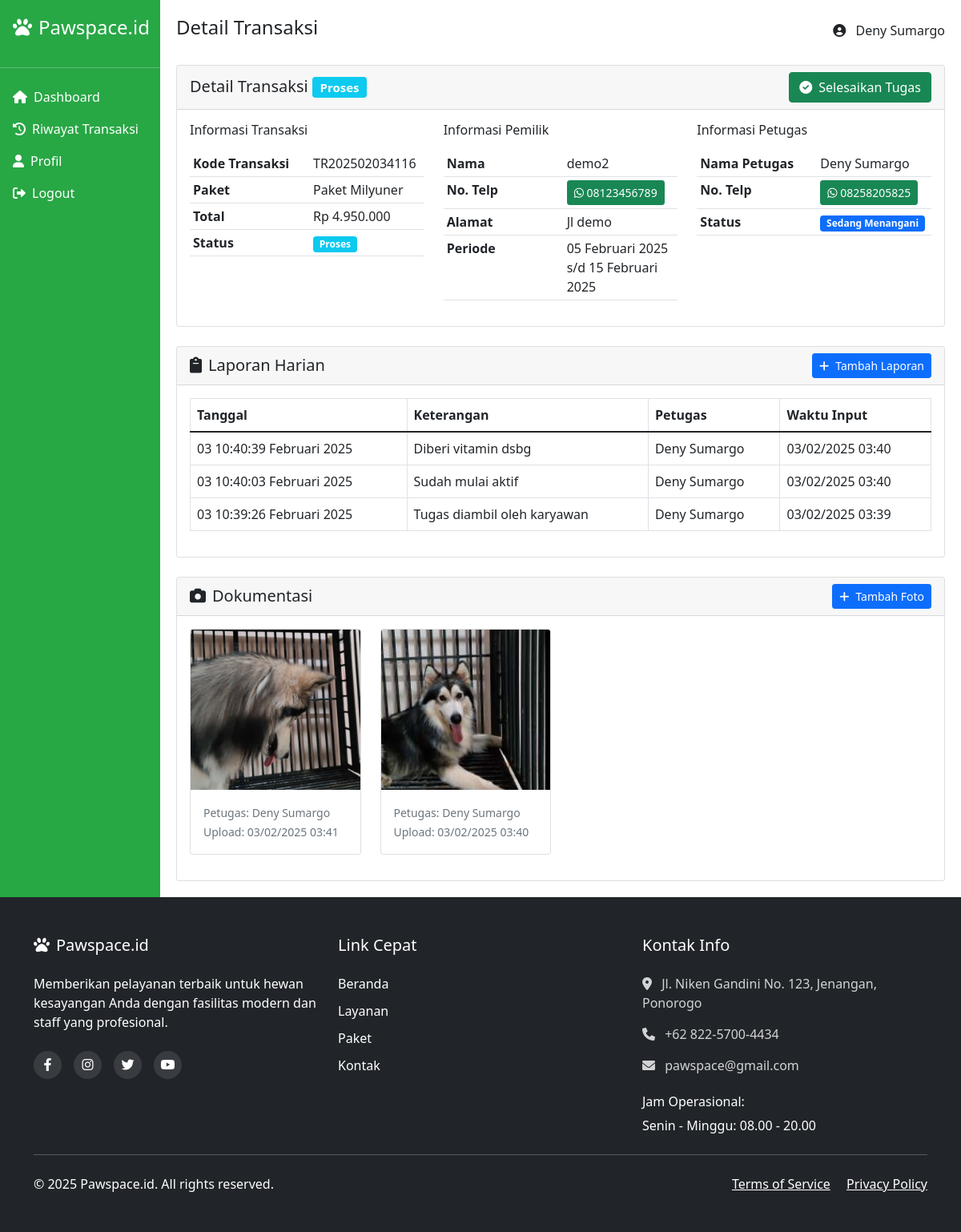
The page /karyawan/detail_transaksi.php?kd=TR202502034116 (signed in) on the database its author committed.
### tables this page shows
CREATE TABLE `transaksi` (
  `kd_tr` varchar(20) NOT NULL,
  `id_admin` int DEFAULT NULL,
  `id_paket` varchar(10) DEFAULT NULL,
  `id_kategori` int DEFAULT NULL,
  `tgl_transaksi` date NOT NULL,
  `tgl_awal` date NOT NULL,
  `tgl_akhir` date NOT NULL,
  `total_harga` decimal(10,2) NOT NULL,
  `status` enum('pending','proses','selesai','diambil') DEFAULT 'pending',
  `created_at` timestamp NOT NULL DEFAULT CURRENT_TIMESTAMP,
  `id_user` int DEFAULT NULL,
  `id_karyawan` int DEFAULT NULL
);

CREATE TABLE `paket` (
  `id_paket` varchar(10) NOT NULL,
  `nama_paket` varchar(100) NOT NULL,
  `harga` decimal(10,2) NOT NULL,
  `deskripsi` text,
  `created_at` timestamp NOT NULL DEFAULT CURRENT_TIMESTAMP
);

CREATE TABLE `users` (
  `id_user` int NOT NULL,
  `username` varchar(50) NOT NULL,
  `password` varchar(255) NOT NULL,
  `nama_lengkap` varchar(100) NOT NULL,
  `email` varchar(100) NOT NULL,
  `no_telp` varchar(15) DEFAULT NULL,
  `alamat` text,
  `status` enum('aktif','nonaktif') DEFAULT 'aktif',
  `created_at` timestamp NOT NULL DEFAULT CURRENT_TIMESTAMP
);

CREATE TABLE `karyawan` (
  `id_karyawan` int NOT NULL,
  `username` varchar(50) NOT NULL,
  `password` varchar(255) NOT NULL,
  `nama_lengkap` varchar(100) NOT NULL,
  `email` varchar(100) NOT NULL,
  `no_telp` varchar(15) DEFAULT NULL,
  `alamat` text,
  `status` enum('aktif','nonaktif') DEFAULT 'aktif',
  `created_at` timestamp NOT NULL DEFAULT CURRENT_TIMESTAMP
);

CREATE TABLE `detail_laporan` (
  `id_detail` int NOT NULL,
  `kd_tr` varchar(20) DEFAULT NULL,
  `tanggal` datetime NOT NULL,
  `keterangan` text,
  `created_at` timestamp NOT NULL DEFAULT CURRENT_TIMESTAMP,
  `id_karyawan` int DEFAULT NULL
);

CREATE TABLE `dokumentasi` (
  `id_dokumentasi` int NOT NULL,
  `kd_tr` varchar(20) DEFAULT NULL,
  `nama_file` varchar(255) NOT NULL,
  `jenis_file` varchar(50) DEFAULT NULL,
  `url_file` text NOT NULL,
  `created_at` timestamp NOT NULL DEFAULT CURRENT_TIMESTAMP,
  `id_karyawan` int DEFAULT NULL
);

### includes/config.php (called while the page is built, shortened)
<?php
$conn = mysqli_connect(DB_SERVER, DB_USERNAME, DB_PASSWORD, DB_NAME);
function clean($string) {
    global $conn;
    return mysqli_real_escape_string($conn, $string);
}
function formatTanggal($date) {
    $bulan = array (
        1 => 'Januari', 'Februari', 'Maret', 'April', 'Mei', 'Juni',
        'Juli', 'Agustus', 'September', 'Oktober', 'November', 'Desember'
    );
    $split = explode('-', $date);
    return $split[2] . ' ' . $bulan[(int)$split[1]] . ' ' . $split[0];
}
?>

### karyawan/detail_transaksi.php (the view, shortened to what this page needs)
<?php
include 'header.php';
$kd_tr = clean($_GET['kd']);
$query = "SELECT t.*, p.nama_paket, u.nama_lengkap as nama_user, u.no_telp, u.alamat,
         k.nama_lengkap as nama_karyawan, k.no_telp as telp_karyawan
         FROM transaksi t
         LEFT JOIN paket p ON t.id_paket = p.id_paket
         LEFT JOIN users u ON t.id_user = u.id_user
         LEFT JOIN karyawan k ON t.id_karyawan = k.id_karyawan
         WHERE t.kd_tr = ?";
$stmt = mysqli_prepare($conn, $query);
mysqli_stmt_bind_param($stmt, "s", $kd_tr);
mysqli_stmt_execute($stmt);
$result = mysqli_stmt_get_result($stmt);
$transaksi = mysqli_fetch_assoc($result);
$query_laporan = "SELECT dl.*, k.nama_lengkap as nama_karyawan
                FROM detail_laporan dl
                LEFT JOIN karyawan k ON dl.id_karyawan = k.id_karyawan
                WHERE dl.kd_tr = ?
                ORDER BY dl.tanggal DESC";
$stmt_laporan = mysqli_prepare($conn, $query_laporan);
mysqli_stmt_bind_param($stmt_laporan, "s", $kd_tr);
mysqli_stmt_execute($stmt_laporan);
$result_laporan = mysqli_stmt_get_result($stmt_laporan);
$query_foto = "SELECT d.*, k.nama_lengkap as nama_karyawan
              FROM dokumentasi d
              LEFT JOIN karyawan k ON d.id_karyawan = k.id_karyawan
              WHERE d.kd_tr = ?
              ORDER BY d.created_at DESC";
$stmt_foto = mysqli_prepare($conn, $query_foto);
mysqli_stmt_bind_param($stmt_foto, "s", $kd_tr);
mysqli_stmt_execute($stmt_foto);
$result_foto = mysqli_stmt_get_result($stmt_foto);
$is_handler = isset($_SESSION['karyawan_id']) && ($transaksi['id_karyawan'] == $_SESSION['karyawan_id']);
?>
<div class="card mb-4">
   <div class="card-header d-flex justify-content-between align-items-center">
       <h5 class="card-title mb-0">
           Detail Transaksi
           <span class="badge bg-<?php
               echo $transaksi['status'] == 'pending' ? 'warning' :
                   ($transaksi['status'] == 'proses' ? 'info' : 'success');
               ?>">
               <?php echo ucfirst($transaksi['status']); ?>
           </span>
       </h5>
       <?php if($is_handler && $transaksi['status'] == 'proses'): ?>
           <a href="selesai_tugas.php?kd=<?= $kd_tr ?>"
              class="btn btn-success"
              onclick="return confirm('Yakin ingin menyelesaikan tugas ini?')">
               <i class="fas fa-check-circle me-2"></i>Selesaikan Tugas
           </a>
       <?php endif; ?>
   </div>
   <div class="card-body">
       <div class="row">
           <div class="col-md-4">
               <h6 class="mb-3">Informasi Transaksi</h6>
               <table class="table table-sm">
                   <tr>
                       <td width="150"><strong>Kode Transaksi</strong></td>
                       <td><?= $transaksi['kd_tr'] ?></td>
                   </tr>
                   <tr>
                       <td><strong>Paket</strong></td>
                       <td><?= $transaksi['nama_paket'] ?></td>
                   </tr>
                   <tr>
                       <td><strong>Total</strong></td>
                       <td>Rp <?= number_format($transaksi['total_harga'],0,',','.') ?></td>
                   </tr>
                   <tr>
                       <td><strong>Status</strong></td>
                       <td>
                           <span class="badge bg-<?php
                               echo $transaksi['status'] == 'pending' ? 'warning' :
                                   ($transaksi['status'] == 'proses' ? 'info' : 'success');
                               ?>">
                               <?php echo ucfirst($transaksi['status']); ?>
                           </span>
                       </td>
                   </tr>
               </table>
           </div>
           <div class="col-md-4">
               <h6 class="mb-3">Informasi Pemilik</h6>
               <table class="table table-sm">
                   <tr>
                       <td width="150"><strong>Nama</strong></td>
                       <td><?= $transaksi['nama_user'] ?></td>
                   </tr>
                   <tr>
                       <td><strong>No. Telp</strong></td>
                       <td>
                           <a href="https://wa.me/<?= str_replace(['+', ' ', '-'], '', $transaksi['no_telp']) ?>"
                              class="btn btn-success btn-sm" target="_blank">
                               <i class="fab fa-whatsapp"></i> <?= $transaksi['no_telp'] ?>
                           </a>
                       </td>
                   </tr>
                   <tr>
                       <td><strong>Alamat</strong></td>
                       <td><?= $transaksi['alamat'] ?></td>
                   </tr>
                   <tr>
                       <td><strong>Periode</strong></td>
                       <td><?= formatTanggal($transaksi['tgl_awal']) ?> s/d <?= formatTanggal($transaksi['tgl_akhir']) ?></td>
                   </tr>
               </table>
           </div>
           <div class="col-md-4">
               <h6 class="mb-3">Informasi Petugas</h6>
               <?php if($transaksi['id_karyawan']): ?>
                   <table class="table table-sm">
                       <tr>
                           <td width="150"><strong>Nama Petugas</strong></td>
                           <td><?= $transaksi['nama_karyawan'] ?></td>
                       </tr>
                       <tr>
                           <td><strong>No. Telp</strong></td>
                           <td>
                               <a href="https://wa.me/<?= str_replace(['+', ' ', '-'], '', $transaksi['telp_karyawan']) ?>"
                                  class="btn btn-success btn-sm" target="_blank">
                                   <i class="fab fa-whatsapp"></i> <?= $transaksi['telp_karyawan'] ?>
                               </a>
                           </td>
                       </tr>
                       <tr>
                           <td><strong>Status</strong></td>
                           <td>
                               <?php if($transaksi['status'] == 'proses'): ?>
                                   <span class="badge bg-primary">Sedang Menangani</span>
                               <?php elseif($transaksi['status'] == 'selesai'): ?>
                                   <span class="badge bg-success">Selesai</span>
                               <?php endif; ?>
                           </td>
                       </tr>
                   </table>
               <?php else: ?>
                   <div class="alert alert-warning">
                       <i class="fas fa-info-circle"></i> Belum ada petugas yang menangani
                   </div>
               <?php endif; ?>
           </div>
       </div>
   </div>
</div>
<div class="card mb-4">
   <div class="card-header d-flex justify-content-between align-items-center">
       <h5 class="card-title mb-0">
           <i class="fas fa-clipboard me-2"></i>Laporan Harian
       </h5>
       <?php if($is_handler && $transaksi['status'] == 'proses'): ?>
           <button class="btn btn-primary btn-sm" data-bs-toggle="modal" data-bs-target="#modalLaporan">
               <i class="fas fa-plus me-2"></i>Tambah Laporan
           </button>
       <?php endif; ?>
   </div>
   <div class="card-body">
       <div class="table-responsive">
           <table class="table table-bordered table-hover">
               <thead>
                   <tr>
                       <th>Tanggal</th>
                       <th>Keterangan</th>
                       <th>Petugas</th>
                       <th>Waktu Input</th>
                   </tr>
               </thead>
               <tbody>
                   <?php if(mysqli_num_rows($result_laporan) > 0): ?>
                       <?php while($laporan = mysqli_fetch_assoc($result_laporan)): ?>
                       <tr>
                           <td><?= formatTanggal($laporan['tanggal']) ?></td>
                           <td><?= $laporan['keterangan'] ?></td>
                           <td><?= $laporan['nama_karyawan'] ?></td>
                           <td><?= date('d/m/Y H:i', strtotime($laporan['created_at'])) ?></td>
                       </tr>
                       <?php endwhile; ?>
                   <?php else: ?>
                       <tr>
                           <td colspan="4" class="text-center">Belum ada laporan</td>
                       </tr>
                   <?php endif; ?>
               </tbody>
           </table>
       </div>
   </div>
</div>
<div class="card">
   <div class="card-header d-flex justify-content-between align-items-center">
       <h5 class="card-title mb-0">
           <i class="fas fa-camera me-2"></i>Dokumentasi
       </h5>
       <?php if($is_handler && $transaksi['status'] == 'proses'): ?>
           <button class="btn btn-primary btn-sm" data-bs-toggle="modal" data-bs-target="#modalFoto">
               <i class="fas fa-plus me-2"></i>Tambah Foto
           </button>
       <?php endif; ?>
   </div>
   <div class="card-body">
       <?php if(mysqli_num_rows($result_foto) > 0): ?>
           <div class="row">
               <?php while($foto = mysqli_fetch_assoc($result_foto)): ?>
               <div class="col-md-3 mb-3">
                   <div class="card">
                       <img src="../<?= $foto['url_file'] ?>" class="card-img-top" alt="Dokumentasi"
                            style="height: 200px; object-fit: cover;">
                       <div class="card-body">
                           <p class="card-text">
                               <small class="text-muted">
                                   Petugas: <?= $foto['nama_karyawan'] ?><br>
                                   Upload: <?= date('d/m/Y H:i', strtotime($foto['created_at'])) ?>
                               </small>
                           </p>
                       </div>
                   </div>
               </div>
               <?php endwhile; ?>
           </div>
       <?php else: ?>
           <p class="text-center text-muted">Belum ada dokumentasi</p>
       <?php endif; ?>
   </div>
</div>
<?php include 'footer.php'; ?>

### rows shown on the page
transaksi: status "Proses", kd_tr "TR202502034116", id_paket.nama_paket "Paket Milyuner", total_harga "4.950.000", id_user.nama_lengkap "demo2", id_user.no_telp "08123456789", id_user.alamat "Jl demo", tgl_awal "05 Februari 2025", tgl_akhir "15 Februari 2025", id_karyawan.nama_lengkap "Deny Sumargo", id_karyawan.no_telp "08258205825"
detail_laporan: tanggal "03 10:40:39 Februari 2025", keterangan "Diberi vitamin dsbg", id_karyawan.nama_lengkap "Deny Sumargo", created_at "03/02/2025 03:40"
detail_laporan: tanggal "03 10:40:03 Februari 2025", keterangan "Sudah mulai aktif", id_karyawan.nama_lengkap "Deny Sumargo", created_at "03/02/2025 03:40"
detail_laporan: tanggal "03 10:39:26 Februari 2025", keterangan "Tugas diambil oleh karyawan", id_karyawan.nama_lengkap "Deny Sumargo", created_at "03/02/2025 03:39"
dokumentasi: url_file (picture), id_karyawan.nama_lengkap "Deny Sumargo", created_at "03/02/2025 03:41"
dokumentasi: url_file (picture), id_karyawan.nama_lengkap "Deny Sumargo", created_at "03/02/2025 03:40"

### other values the page prints
$page_title "Detail Transaksi"
$_SESSION['karyawan_nama'] "Deny Sumargo"
